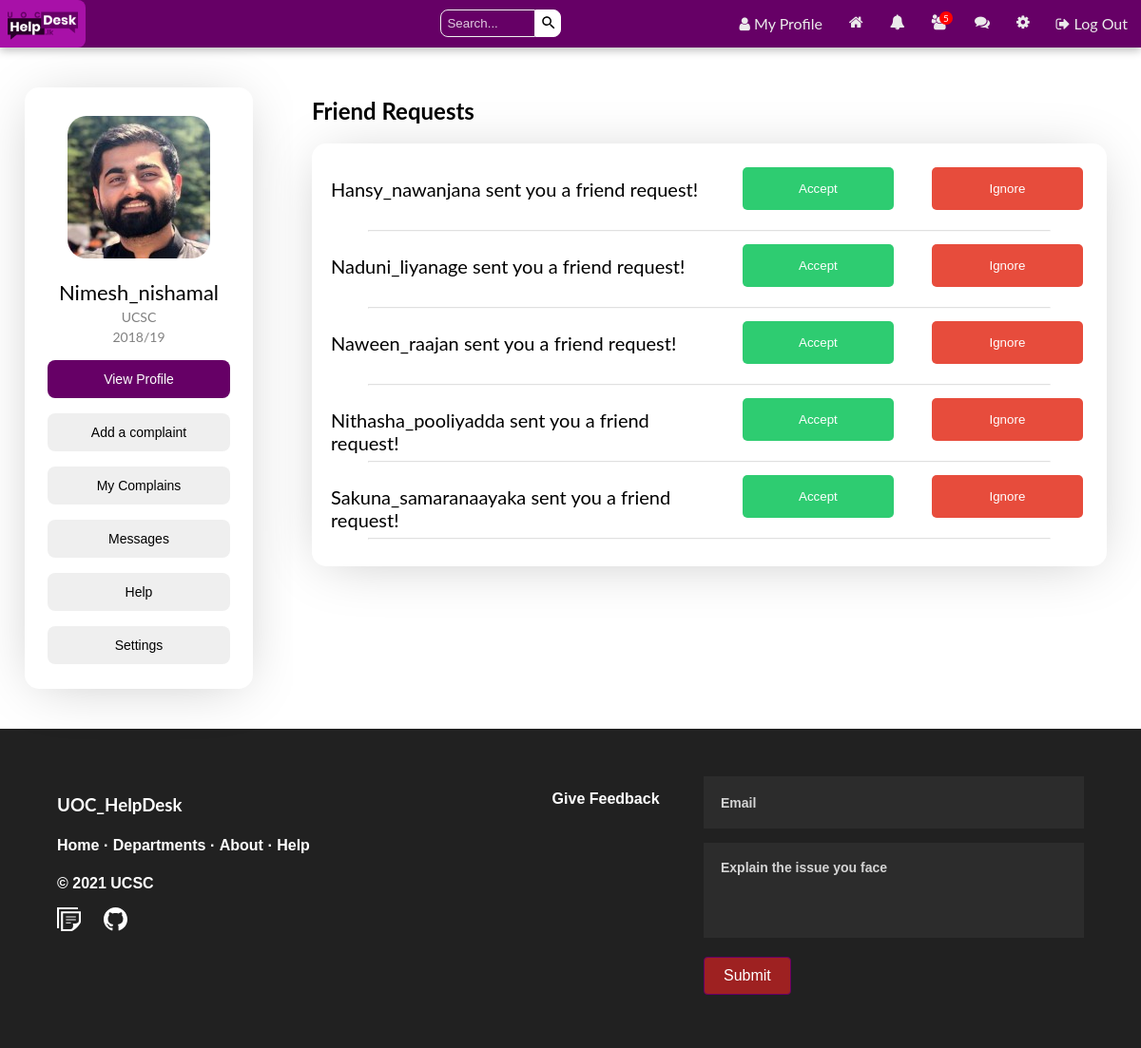
The page /app/views/requests.php (signed in) on the database as committed earlier.
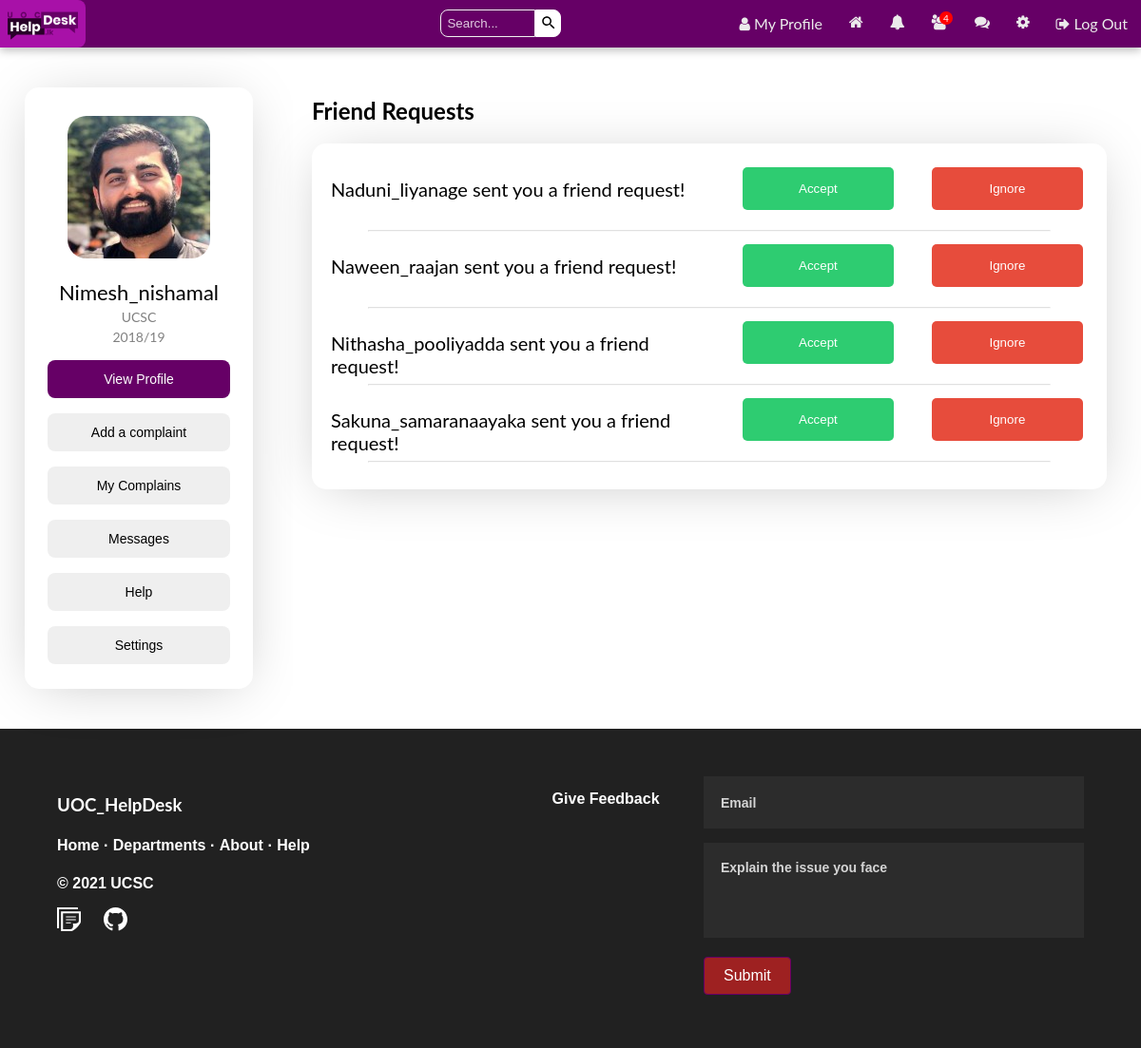
The same page on the database as committed later.
### tables this page shows
CREATE TABLE IF NOT EXISTS `friend_requests` (
  `id` int(11) NOT NULL AUTO_INCREMENT,
  `user_to` varchar(50) NOT NULL,
  `user_from` varchar(50) NOT NULL,
  PRIMARY KEY (`id`)
);

CREATE TABLE IF NOT EXISTS `user` (
  `id` int(11) NOT NULL AUTO_INCREMENT,
  `name` varchar(255) NOT NULL,
  `email` varchar(255) NOT NULL,
  `password` varchar(255) NOT NULL,
  `created_by` datetime NOT NULL DEFAULT CURRENT_TIMESTAMP,
  `profile_pic` varchar(255) DEFAULT NULL,
  `num_posts` int(11) DEFAULT NULL,
  `num_likes` int(255) DEFAULT NULL,
  `user_closed` varchar(3) DEFAULT NULL,
  `friend_array` text,
  `user_roll` varchar(10) NOT NULL DEFAULT 'user',
  `teleNumber` int(10) DEFAULT NULL,
  `address` varchar(500) NOT NULL,
  PRIMARY KEY (`id`)
);

### app/controllers/Notification.php (called while the page is built, shortened)
<?php
class Notification{
    private $con;
    private $user_obj;
    public function __construct($con,$user)
    {
        $this->con = $con;
        $this->user_obj = new User($con,$user);
    }
    public function getUnreadNumber() {
		$userLoggedIn = $this->user_obj->getUsername();
		$query = mysqli_query($this->con, "SELECT * FROM notifications WHERE viewed='no' AND user_to='$userLoggedIn'");
		return mysqli_num_rows($query);
	}
}
?>

### app/controllers/User.php (called while the page is built, shortened)
<?php
class User{
    private $con;
    private $user;
    public function __construct($con,$user)
    {
        $this->con = $con;
        $user_details_query = mysqli_query($con,"SELECT * FROM user WHERE name='$user'");
        $this->user = mysqli_fetch_array($user_details_query);
    }
    public function getUserName(){
        return $this->user['name'];
    }
    public function getNumberOfFriendRequests() {
		$username = $this->user['name'];
		$query = mysqli_query($this->con, "SELECT * FROM friend_requests WHERE user_to='$username'");
		return mysqli_num_rows($query);
	}
    public function getName(){
        $username = $this->user['name'];
        $query = mysqli_query($this->con,"SELECT name FROM user WHERE name='$username'");
        $row = mysqli_fetch_array($query);
        return $row['name'];
    }
    public function getFriendArray(){
        $username = $this->user['name'];
        $query = mysqli_query($this->con,"SELECT friend_array FROM user WHERE name='$username'");
        $row = mysqli_fetch_array($query);
        return $row['friend_array'];
    }
}
?>

### app/controllers/Message.php (called while the page is built, shortened)
<?php
class Message{
    public function __construct($con,$user)
    {
        $this->user_obj = new User($con,$user);
    }
}
?>

### app/views/requests.php (the view, shortened to what the changed rows need)
<?php
require '../helpers/headerIn.php';
require '../views/complain.php';
?>
<link rel="stylesheet" type="text/css" href="../../public/css/temp.css">
<link rel="stylesheet" type="text/css" href="../../public/css/style.css">
<div class="container">
	<div class="box" style="width:100%; padding: 0px 20px 0px 20px">
        <h2>
            Friend Requests
        </h2>
        <div class="card" style="padding: 20px 20px 20px 20px">
        <?php
            $query = mysqli_query($con,"SELECT * FROM friend_requests WHERE user_to='$userLoggedIn'");
            if(mysqli_num_rows($query)==0)
                echo "You have no friend requests at this time!";
            else{
                while($row = mysqli_fetch_array($query)){
                    $user_from = $row['user_from'];
                    $user_from_obj = new User($con,$user_from);
                    echo "<div class='reqText'>";
                    echo $user_from_obj->getName() . " sent you a friend request!";
                    echo "</div>";
                    $user_from_friend_array = $user_from_obj->getFriendArray();
                    ?>
                        <form action="requests.php" method="POST">
                            <input type="submit" name="accept_request<?php echo $user_from; ?>" id="accept_button" value="Accept">
                            <input type="submit" name="ignore_request<?php echo $user_from; ?>" id="ignore_button" value="Ignore">
                        </form><hr>
                    <?php
                }
            }
        ?>
        </div>
        </div>
    </div>
<?php require '../helpers/footer.php';?>

### app/helpers/headerIn.php (shortened to what the changed rows need)
<?php
    require '../modules/connect.php';
    require '../controllers/User.php';
    require '../controllers/Message.php';
    require '../controllers/Notification.php';
    include '../controllers/login.php';
    require '../views/complain.php';
    if(isset($_SESSION['name'])){
        $userLoggedIn = $_SESSION['name'];
    }
    else{
        header("Location:../views/register.php");
    }
?>
<!DOCTYPE html>
    <head>
        <link rel="stylesheet" href="https://cdnjs.cloudflare.com/ajax/libs/font-awesome/4.7.0/css/font-awesome.min.css">
        <link rel="stylesheet" type="text/css" href="../../public/css/temp.css">
        <link rel="stylesheet" href="../../public/css/style.css">
    </head>
    <body>
    <?php
        $messages = new Message($con, $userLoggedIn);
        $notifications = new Notification($con, $userLoggedIn);
        $user_obj = new User($con, $userLoggedIn);
        $num_requests = $user_obj->getNumberOfFriendRequests();
	?>
    <div class="navbar" id="navbar" style="padding:0">
            <a href="../views/requests.php" class="nav-label">
                <?php
                    if($num_requests > 0)
                    echo '<div class="badge" id="unread_requests">' . $num_requests . '</div>';
                ?>
            </a>
        </div>

Rows that differ between the two databases and show on the page:
removed friend_requests: user.name "Hansy_nawanjana"
Other text that changed with them:
$num_requests: "5" → "4"
